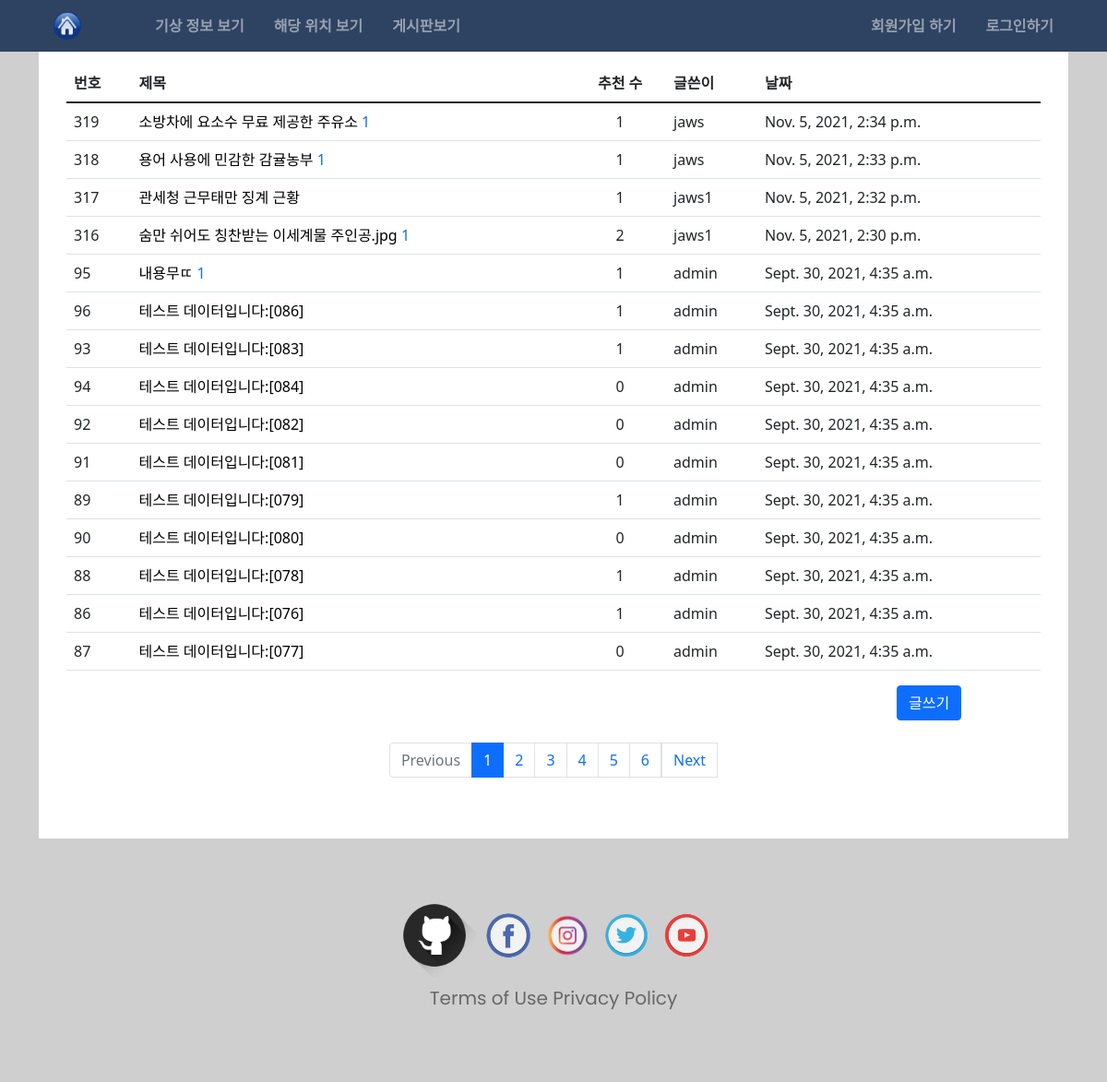
/board/, run on the app's committed database.
### board/models.py (models this page shows, shortened)
class Question(models.Model):
  subject = models.CharField(max_length=200)
  content = models.TextField()
  create_date = models.DateTimeField()
  author = models.ForeignKey(User,on_delete=models.CASCADE, related_name='quthor_question')
  modify_date = models.DateTimeField(null=True, blank=True)
  voter = models.ManyToManyField(User,related_name='voter_question')
  devoter = models.ManyToManyField(User,related_name='devoter_question')

### board/views/base_views.py (the view)
# urls.py: path('', base_views.index, name='index'),
def index(request):
  question_list = Question.objects.order_by('-create_date')
  page_match_page = request.GET.get('page')
  one_page_dang = Paginator(question_list,15)
  page_obj = one_page_dang.get_page(page_match_page)
  context = {'question_list':page_obj}
  return render(request,'board/index.html',context)

### templates/board/index.html
{% extends 'base.html' %}
{% block content %}
  <div class="container">
    <div class="main-wall">
      <table class="table">
        <thead>
          <tr>
            <th>번호</th>
            <th>제목</th>
            <th style="text-align:center;">추천 수</th>
            <th>글쓴이</th>
            <th>날짜</th>
          </tr>
        </thead>
        <tbody>
          {% for question in question_list %}
            <tr>
              <td>{{ question.id }}</td>
              <td>
                <a href="{% url 'board:detail' question.id %}" class="text-decoration-none t-obj">{{ question.subject }}</a>
                {% if question.answer_set.count > 0 %}
                  <span class="text-primary">{{ question.answer_set.count }}</span>
                {% endif %}
              </td>
              <td style="text-align:center;"><span class="text-center align-content-center">{{ question.voter.count }}</span></td>
              <td>{{ question.author }}</td>
              <td>{{ question.create_date }}</td>
            </tr>
          {% endfor %}
        </tbody>
      </table>
      <div class="row">
        <div class="col-9 col-md-10"></div>
        <div class="col-3 col-md-2">
          <a href="{% url 'board:question_create' %}" class="btn btn-primary mb-4">글쓰기</a>
        </div>
      </div>
      <ul class="pagination justify-content-center">
        {% if question_list.has_previous %}
          <li class="page-item">
            <a class="page-link" href="?page={{ question_list.previous_page_number }}">Previous</a>
          </li>
        {% else %}
          <li class="page-item disabled">
            <a class="page-link disabled" href="#">Previous</a>
          </li>
        {% endif %}
        {% for page_number in question_list.paginator.page_range %}
          {% if page_number >= question_list.number|add:-5 and page_number <= question_list.number|add:5 %}
            {% if page_number == question_list.number %}
              <li class="page-item active">
                <a class="page-link" href="?page={{ page_number }}">{{ page_number }}</a>
              </li>
            {% else %}
              <li class="page-item">
                <a class="page-link" href="?page={{ page_number }}">{{ page_number }}</a>
              </li>
            {% endif %}
          {% endif %}
        {% endfor %}
        {% if question_list.has_next %}
          <li>
            <a class="page-link" href="?page={{ question_list.next_page_number }}">Next</a>
          </li>
        {% else %}
          <li>
            <a class="page-link disabled" href="#">Next</a>
          </li>
        {% endif %}
      </ul>
    </div>
  </div>
  <footer>
    {% include 'footer.html' %}
  </footer>
{% endblock content %}

### static/style.css (style rules this page uses)
html { scroll-behavior: smooth; }
body { padding-top: 40px; }
div.main-wall { background-color: #fff; padding: 30px 30px 50px; height: 100%; z-index: 0; }
.t-obj:link { color: black; }
footer { background-color: #CFCFCF; padding: 30px 5px 30px; font-family: 'Poppins', sans-serif; text-align :center; }

### data on the page
Question: id "319", subject "소방차에 요소수 무료 제공한 주유소", answer_set.count "1", voter.count "1", author "jaws", create_date "Nov. 5, 2021, 2:34 p.m."
Question: id "318", subject "용어 사용에 민감한 감귤농부", answer_set.count "1", voter.count "1", author "jaws", create_date "Nov. 5, 2021, 2:33 p.m."
Question: id "317", subject "관세청 근무태만 징계 근황", voter.count "1", author "jaws1", create_date "Nov. 5, 2021, 2:32 p.m."
Question: id "316", subject "숨만 쉬어도 칭찬받는 이세계물 주인공.jpg", answer_set.count "1", voter.count "2", author "jaws1", create_date "Nov. 5, 2021, 2:30 p.m."
Question: id "95", subject "내용무ㄸ", answer_set.count "1", voter.count "1", author "admin", create_date "Sept. 30, 2021, 4:35 a.m."
Question: id "96", subject "테스트 데이터입니다:[086]", voter.count "1", author "admin", create_date "Sept. 30, 2021, 4:35 a.m."
Question: id "93", subject "테스트 데이터입니다:[083]", voter.count "1", author "admin", create_date "Sept. 30, 2021, 4:35 a.m."
Question: id "94", subject "테스트 데이터입니다:[084]", voter.count "0", author "admin", create_date "Sept. 30, 2021, 4:35 a.m."
Question: id "92", subject "테스트 데이터입니다:[082]", voter.count "0", author "admin", create_date "Sept. 30, 2021, 4:35 a.m."
Question: id "91", subject "테스트 데이터입니다:[081]", voter.count "0", author "admin", create_date "Sept. 30, 2021, 4:35 a.m."
Question: id "89", subject "테스트 데이터입니다:[079]", voter.count "1", author "admin", create_date "Sept. 30, 2021, 4:35 a.m."
Question: id "90", subject "테스트 데이터입니다:[080]", voter.count "0", author "admin", create_date "Sept. 30, 2021, 4:35 a.m."
Question: id "88", subject "테스트 데이터입니다:[078]", voter.count "1", author "admin", create_date "Sept. 30, 2021, 4:35 a.m."
Question: id "86", subject "테스트 데이터입니다:[076]", voter.count "1", author "admin", create_date "Sept. 30, 2021, 4:35 a.m."
Question: id "87", subject "테스트 데이터입니다:[077]", voter.count "0", author "admin", create_date "Sept. 30, 2021, 4:35 a.m."

### other printed values
{{ page_number }} "1"
{{ page_number }} "2" "3" "4" "5" "6"
